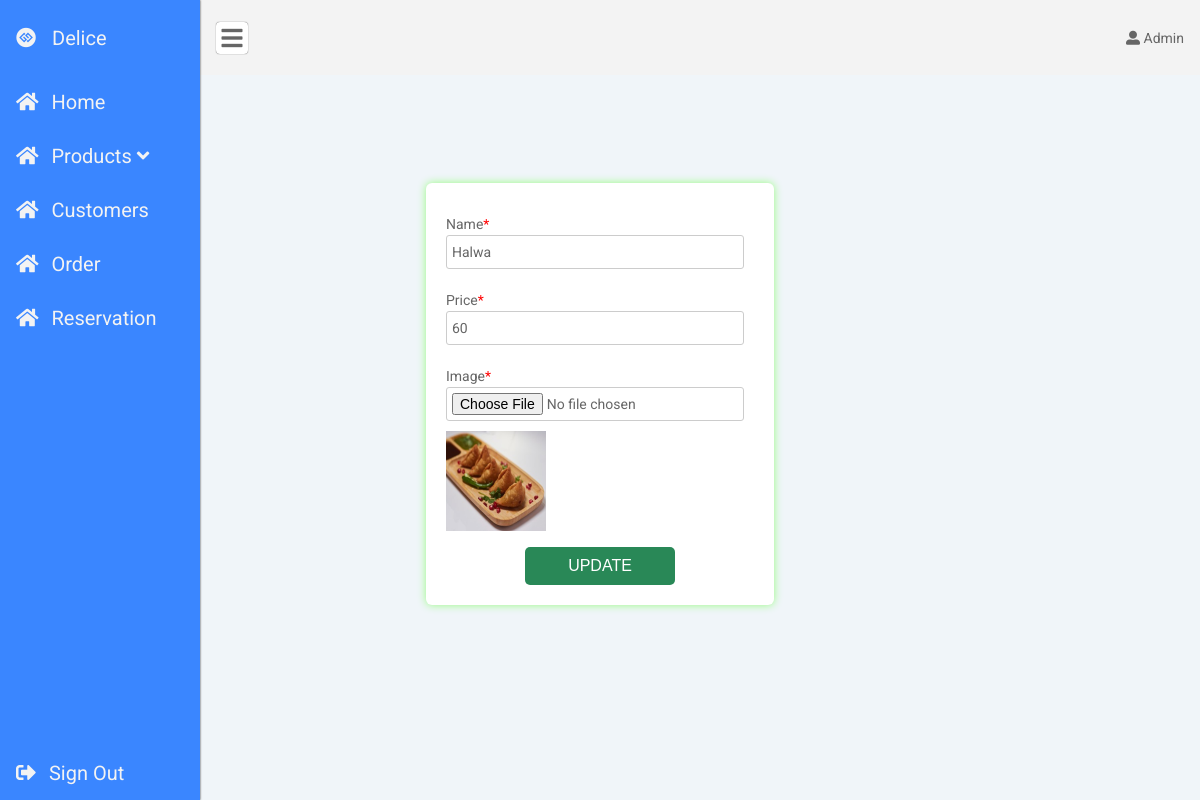
The app's page /update_product2.php?achu=23 with its own data.
### tables this page shows
CREATE TABLE `product` (
  `id` int(11) NOT NULL,
  `name` varchar(150) NOT NULL,
  `price` varchar(150) NOT NULL,
  `image` varchar(150) NOT NULL
);

### update_product2.php (the view, shortened to what this page needs)
<?php
include 'db_connect.php';
$id=$_GET["achu"];
$edit=mysqli_query($con, "SELECT * FROM `product` WHERE id='$id'");
$row=mysqli_fetch_array($edit);
?>
<!DOCTYPE html>
<html>
  <head>
    <link rel="stylesheet" href="https://use.fontawesome.com/releases/v5.5.0/css/all.css">
    <link rel="stylesheet" href="stylesheet/admin.css" >
    <link rel="stylesheet" href="https://cdnjs.cloudflare.com/ajax/libs/font-awesome/5.15.3/css/all.min.css" />
  </head>
  <body><header id="header">
    <i class="fa fa-bars" id="nav-toggler"></i>
    <div>
      <i class="fa fa-user-alt"></i>
      <span>Admin</span>
    </div>
  </header>
  <nav id="nav">
  <div>
    <div class="logo">
      <i class="fab fa-gg-circle"></i>
      <span>Delice</span>
    </div>
    <ul class="nav">
      <li class="nav_item">
        <a href="staff.php" class="nav_item-link">
          <i class="fa fa-home"></i>
          <span>Home</span>
        </a>
      </li>
      <li class="nav_item">
        <a href="#" class="nav_item-link">
          <i class="fa fa-home"></i>
          <span>Products <i class="fa fa-angle-down"></i></span>
        </a>
      </li>
      <li class="nav_item">
        <a href="regdetails.php" class="nav_item-link">
          <i class="fa fa-home"></i>
          <span>Customers</span>
        </a>
      </li>
      <li class="nav_item">
        <a href="order_details.php" class="nav_item-link">
          <i class="fa fa-home"></i>
          <span>Order</span>
        </a>
      </li>
      <li class="nav_item">
        <a href="reservedetails.php" class="nav_item-link">
          <i class="fa fa-home"></i>
          <span>Reservation</span>
        </a>
      </li>
    </ul>
  </div>
    <a href="logout.php" class="sign-out">
      <i class="fas fa-sign-out-alt"></i>
      <span>Sign Out</span>
    </a>
  </nav>
<br><br><br><br>
    <div class="testbox">
      <form action="update_product2.php" method="POST">
        <div class="item">
          <label for="name">Name<span>*</span></label>
          <input id="name" type="text" name="name"  value="<?php echo $row["name"]; ?>" required/>
        </div>
        <div class="item">
          <label for="email">Price<span>*</span></label>
          <input id="number" type="text" name="number" value="<?php echo $row["price"]; ?>" required/>
        </div>
        <div class="item">
          <label for="address">Image<span>*</span></label>
          <input id="image" type="file" name="img" required/>
          <img src="images/<?php echo $row["image"];?>" height="100" width="100"/></img>
        </div>
        <div class="btn-block">
          <button type="submit" name="submit">UPDATE</button>
        </div>
      </form>
    </div>
  </body>
</html>

### stylesheet/admin.css (style rules this page uses)
:root { --nav-width: 200px; --nav-collapse-width: 80px; --header-height: 75px; --nav-bg-color: #3a86ff; --active-color: #ffff3f; }
*, *:before, *:after { box-sizing: border-box; }
body { margin: 0; padding: 0; font-family: Montserrat, -apple-system, BlinkMacSystemFont, 'Segoe UI', Roboto, Oxygen, Ubuntu, Cantarell, 'Open Sans', 'Helvetica Neue', sans-serif; background: #f0f5f9; }
ul { list-style-type: none; margin: 0; padding: 0; }
a { text-decoration: none; color: #343434; }
header { display: flex; justify-content: space-between; padding: 0 1rem; align-items: center; height: var(--header-height); background-color: #f3f3f3; padding-left: calc(var(--nav-width) + 1rem); transition: padding-left 0.3s ease-in-out; }
header #nav-toggler { font-size: 1.5rem; box-shadow: 0 0 1px #343434; background-color: #fff; padding: 0.25rem 0.35rem; border-radius: 0.25rem; }
nav { display: flex; flex-direction: column; justify-content: space-between; position: fixed; top: 0; left: 0; height: 100%; background-color: var(--nav-bg-color); width: var(--nav-width); transition: width 0.2s ease-in-out; box-shadow: 0 0 2px #343434; }
nav .logo { display: flex; justify-content: flex-start; align-items: center; height: var(--header-height); }
nav .logo span { margin-left: 1rem; }
.nav_item-link, .logo, .sign-out { font-size: 1.25rem; display: block; padding: 1rem; color: #f3f3f3; white-space: nowrap; }
.nav_item-link span, .logo span, .sign-out span { margin-left: 0.5rem; }

### update_product2.php (style rules this page uses)
html, body { min-height: 100%; }
body, div, form, input, label { padding: 0; margin: 0; outline: none; font-family: Roboto, Arial, sans-serif; font-size: 14px; color: #666; line-height: 22px; }
.testbox { display: flex; justify-content: center; align-items: center; height: inherit; padding: 20px; top: 30px; bottom:2px; }
form { width: 30%; padding: 20px; border-radius: 6px; background: #fff; box-shadow: 0 0 8px #96fd81; }
input { margin-bottom: 10px; border: 1px solid #ccc; border-radius: 3px; }
input { width: calc(100% - 10px); padding: 5px; }
.item { position: relative; margin: 10px 0; }
.item span { color: red; }
.btn-block { margin-top: 10px; text-align: center; }
button { width: 150px; padding: 10px; border: none; border-radius: 5px; background: #298857; font-size: 16px; color: #fff; cursor: pointer; }

### records on screen
product: name "Halwa", number "60", image (picture)
